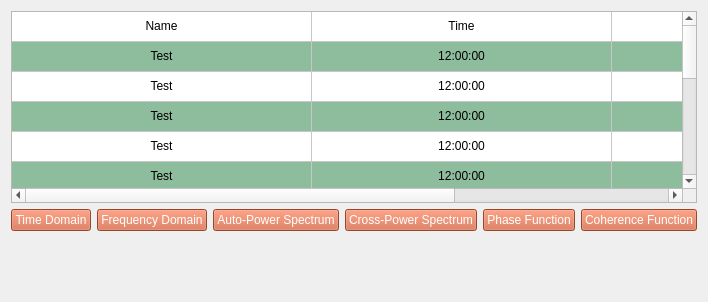
						<widget class="QWidget" name="visualize_tab">
							<attribute name="title">
								<string>Data Visualization</string>
							</attribute>
							<layout class="QVBoxLayout" name="verticalLayout_4">
								<item>
									<widget class="QTableWidget" name="visualize_tab_tableWidget">
										<property name="autoFillBackground">
											<bool>false</bool>
										</property>
										<property name="styleSheet">
											<string notr="true">font: 12pt &quot;MS Shell Dlg 2&quot;;
												alternate-background-color: rgb(142, 189, 157);
											</string>
										</property>
										<property name="sizeAdjustPolicy">
											<enum>QAbstractScrollArea::AdjustIgnored</enum>
										</property>
										<property name="alternatingRowColors">
											<bool>true</bool>
										</property>
										<property name="selectionBehavior">
											<enum>QAbstractItemView::SelectRows</enum>
										</property>
										<property name="textElideMode">
											<enum>Qt::ElideMiddle</enum>
										</property>
										<property name="sortingEnabled">
											<bool>true</bool>
										</property>
										<attribute name="horizontalHeaderVisible">
											<bool>false</bool>
										</attribute>
										<attribute name="horizontalHeaderCascadingSectionResizes">
											<bool>false</bool>
										</attribute>
										<attribute name="horizontalHeaderDefaultSectionSize">
											<number>300</number>
										</attribute>
										<attribute name="horizontalHeaderHighlightSections">
											<bool>true</bool>
										</attribute>
										<attribute name="horizontalHeaderMinimumSectionSize">
											<number>100</number>
										</attribute>
										<attribute name="horizontalHeaderShowSortIndicator" stdset="0">
											<bool>true</bool>
										</attribute>
										<attribute name="horizontalHeaderStretchLastSection">
											<bool>true</bool>
										</attribute>
										<attribute name="verticalHeaderVisible">
											<bool>false</bool>
										</attribute>
										<attribute name="verticalHeaderCascadingSectionResizes">
											<bool>false</bool>
										</attribute>
										<attribute name="verticalHeaderShowSortIndicator" stdset="0">
											<bool>false</bool>
										</attribute>
										<attribute name="verticalHeaderStretchLastSection">
											<bool>false</bool>
										</attribute>
										<row>
											<property name="text">
												<string>0</string>
											</property>
										</row>
										<row>
											<property name="text">
												<string>1</string>
											</property>
										</row>
										<row>
											<property name="text">
												<string>3</string>
											</property>
										</row>
										<row>
											<property name="text">
												<string>4</string>
											</property>
										</row>
										<row>
											<property name="text">
												<string>5</string>
											</property>
										</row>
										<row>
											<property name="text">
												<string>6</string>
											</property>
										</row>
										<row>
											<property name="text">
												<string>7</string>
											</property>
										</row>
										<row>
											<property name="text">
												<string>8</string>
											</property>
										</row>
										<row>
											<property name="text">
												<string>9</string>
											</property>
										</row>
										<row>
											<property name="text">
												<string>10</string>
											</property>
											<property name="textAlignment">
												<set>AlignCenter</set>
											</property>
										</row>
										<row>
											<property name="text">
												<string>11</string>
											</property>
										</row>
										<row>
											<property name="text">
												<string>12</string>
											</property>
										</row>
										<row>
											<property name="text">
												<string>14</string>
											</property>
										</row>
										<row>
											<property name="text">
												<string>15</string>
											</property>
										</row>
										<column>
											<property name="text">
												<string>Name</string>
											</property>
											<property name="textAlignment">
												<set>AlignCenter</set>
											</property>
										</column>
										<column>
											<property name="text">
												<string>Time</string>
											</property>
											<property name="textAlignment">
												<set>AlignCenter</set>
											</property>
										</column>
										<column>
											<property name="text">
												<string>Duration</string>
											</property>
											<property name="textAlignment">
												<set>AlignCenter</set>
											</property>
										</column>
										<item row="0" column="0">
											<property name="text">
												<string>Name</string>
											</property>
											<property name="textAlignment">
												<set>AlignCenter</set>
											</property>
										</item>
										<item row="0" column="1">
											<property name="text">
												<string>Time</string>
											</property>
											<property name="textAlignment">
												<set>AlignCenter</set>
											</property>
										</item>
										<item row="0" column="2">
											<property name="text">
												<string>Duration</string>
											</property>
											<property name="textAlignment">
												<set>AlignCenter</set>
											</property>
										</item>
										<item row="1" column="0">
											<property name="text">
												<string>Test</string>
											</property>
											<property name="textAlignment">
												<set>AlignCenter</set>
											</property>
										</item>
										<item row="1" column="1">
											<property name="text">
												<string>12:00:00</string>
											</property>
											<property name="textAlignment">
												<set>AlignCenter</set>
											</property>
										</item>
										<item row="1" column="2">
											<property name="text">
												<string>00:10:02</string>
											</property>
											<property name="textAlignment">
												<set>AlignCenter</set>
											</property>
										</item>
										<item row="2" column="0">
											<property name="text">
												<string>Test</string>
											</property>
											<property name="textAlignment">
												<set>AlignCenter</set>
											</property>
										</item>
										<item row="2" column="1">
											<property name="text">
												<string>12:00:00</string>
											</property>
											<property name="textAlignment">
												<set>AlignCenter</set>
											</property>
										</item>
										<item row="2" column="2">
											<property name="text">
												<string>00:10:02</string>
											</property>
											<property name="textAlignment">
												<set>AlignCenter</set>
											</property>
										</item>
										<item row="3" column="0">
											<property name="text">
												<string>Test</string>
											</property>
											<property name="textAlignment">
												<set>AlignCenter</set>
											</property>
										</item>
										<item row="3" column="1">
											<property name="text">
												<string>12:00:00</string>
											</property>
											<property name="textAlignment">
												<set>AlignCenter</set>
											</property>
										</item>
										<item row="3" column="2">
											<property name="text">
												<string>00:10:02</string>
											</property>
											<property name="textAlignment">
												<set>AlignCenter</set>
											</property>
										</item>
										<item row="4" column="0">
											<property name="text">
												<string>Test</string>
											</property>
											<property name="textAlignment">
												<set>AlignCenter</set>
											</property>
										</item>
										<item row="4" column="1">
											<property name="text">
												<string>12:00:00</string>
											</property>
											<property name="textAlignment">
												<set>AlignCenter</set>
											</property>
										</item>
										<item row="4" column="2">
											<property name="text">
												<string>00:10:02</string>
											</property>
											<property name="textAlignment">
												<set>AlignCenter</set>
											</property>
										</item>
										<item row="5" column="0">
											<property name="text">
												<string>Test</string>
											</property>
											<property name="textAlignment">
												<set>AlignCenter</set>
											</property>
										</item>
										<item row="5" column="1">
											<property name="text">
												<string>12:00:00</string>
											</property>
											<property name="textAlignment">
												<set>AlignCenter</set>
											</property>
										</item>
										<item row="5" column="2">
											<property name="text">
												<string>00:10:02</string>
											</property>
											<property name="textAlignment">
												<set>AlignCenter</set>
											</property>
										</item>
									</widget>
								</item>
								<item>
									<layout class="QHBoxLayout" name="visualize_tab_button_layout">
										<item>
											<widget class="QPushButton" name="visualize_tab_TIME_button">
												<property name="styleSheet">
													<string notr="true">background-color: rgb(209, 99, 65);
														color: rgb(255, 255, 255);
														font: 12pt &quot;MS Shell Dlg 2&quot;;
													</string>
												</property>
												<property name="text">
													<string>Time Domain</string>
												</property>
											</widget>
										</item>
										<item>
											<widget class="QPushButton" name="visualize_tab_FFT_button">
												<property name="styleSheet">
													<string notr="true">background-color: rgb(209, 99, 65);
														color: rgb(255, 255, 255);
														font: 12pt &quot;MS Shell Dlg 2&quot;;
													</string>
												</property>
												<property name="text">
													<string>Frequency Domain</string>
												</property>
											</widget>
										</item>
										<item>
											<widget class="QPushButton" name="visualize_tab_APS_button">
												<property name="styleSheet">
													<string notr="true">background-color: rgb(209, 99, 65);
														color: rgb(255, 255, 255);
														font: 12pt &quot;MS Shell Dlg 2&quot;;
													</string>
												</property>
												<property name="text">
													<string>Auto-Power Spectrum</string>
												</property>
											</widget>
										</item>
										<item>
											<widget class="QPushButton" name="visualize_tab_XPS_button">
												<property name="styleSheet">
													<string notr="true">background-color: rgb(209, 99, 65);
														color: rgb(255, 255, 255);
														font: 12pt &quot;MS Shell Dlg 2&quot;;
													</string>
												</property>
												<property name="text">
													<string>Cross-Power Spectrum</string>
												</property>
											</widget>
										</item>
										<item>
											<widget class="QPushButton" name="visualize_tab_PHASE_button">
												<property name="styleSheet">
													<string notr="true">background-color: rgb(209, 99, 65);
														color: rgb(255, 255, 255);
														font: 12pt &quot;MS Shell Dlg 2&quot;;
													</string>
												</property>
												<property name="text">
													<string>Phase Function</string>
												</property>
											</widget>
										</item>
										<item>
											<widget class="QPushButton" name="visualize_tab_COHERE_button">
												<property name="styleSheet">
													<string notr="true">background-color: rgb(209, 99, 65);
														color: rgb(255, 255, 255);
														font: 12pt &quot;MS Shell Dlg 2&quot;;
													</string>
												</property>
												<property name="text">
													<string>Coherence Function</string>
												</property>
											</widget>
										</item>
									</layout>
								</item>
								<item>
									<spacer name="horizontalSpacer_3">
										<property name="orientation">
											<enum>Qt::Horizontal</enum>
										</property>
										<property name="sizeHint" stdset="0">
											<size>
												<width>40</width>
												<height>20</height>
											</size>
										</property>
									</spacer>
								</item>
								<item>
									<spacer name="horizontalSpacer_2">
										<property name="orientation">
											<enum>Qt::Horizontal</enum>
										</property>
										<property name="sizeHint" stdset="0">
											<size>
												<width>40</width>
												<height>20</height>
											</size>
										</property>
									</spacer>
								</item>
								<item>
									<spacer name="horizontalSpacer">
										<property name="orientation">
											<enum>Qt::Horizontal</enum>
										</property>
										<property name="sizeHint" stdset="0">
											<size>
												<width>40</width>
												<height>20</height>
											</size>
										</property>
									</spacer>
								</item>
							</layout>
						</widget>
